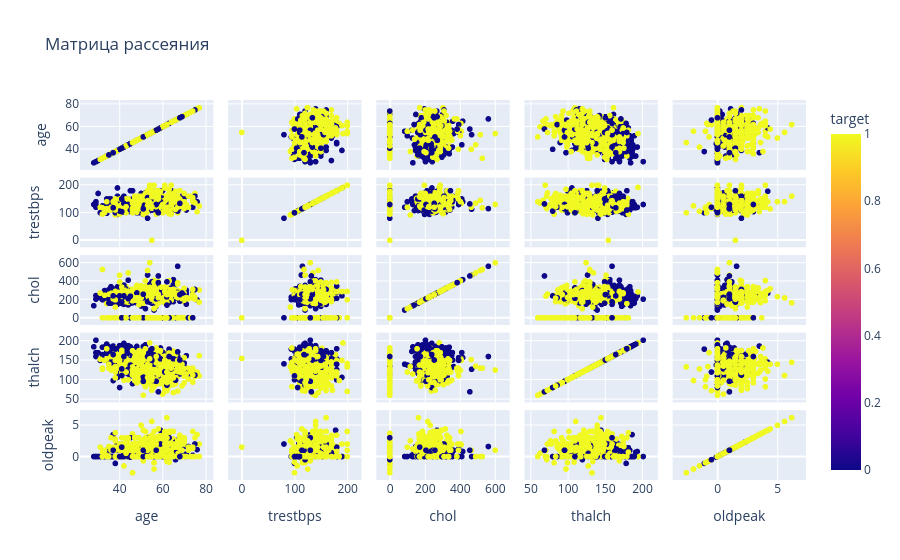

Here is the notebook cell this chart was saved with:
### Code cell
# Scatter matrix
px.scatter_matrix(df, dimensions=['age', 'trestbps', 'chol', 'thalch', 'oldpeak'],
                  color='target', title='Матрица рассеяния').show()

### Figure 1 — Plotly figure (JSON) as saved in the notebook; plotly's stock layout.template omitted (floating-point values rounded to 4 significant figures; data arrays with more than 128 entries replaced by an {"elided": "..."} marker saying what was removed)
{"data": [{"dimensions": [{"axis": {"matches": true}, "label": "age", "values": {"elided": "920 int values"}}, {"axis": {"matches": true}, "label": "trestbps", "values": {"elided": "920 float values"}}, {"axis": {"matches": true}, "label": "chol", "values": {"elided": "920 float values"}}, {"axis": {"matches": true}, "label": "thalch", "values": {"elided": "920 float values"}}, {"axis": {"matches": true}, "label": "oldpeak", "values": {"elided": "920 float values"}}], "hovertemplate": "%{xaxis.title.text}=%{x}<br>%{yaxis.title.text}=%{y}<br>target=%{marker.color}<extra></extra>", "legendgroup": "", "marker": {"color": {"elided": "920 int values"}, "coloraxis": "coloraxis", "symbol": "circle"}, "name": "", "showlegend": false, "type": "splom"}], "layout": {"coloraxis": {"colorbar": {"title": {"text": "target"}}, "colorscale": [[0, "#0d0887"], [0.1111, "#46039f"], [0.2222, "#7201a8"], [0.3333, "#9c179e"], [0.4444, "#bd3786"], [0.5556, "#d8576b"], [0.6667, "#ed7953"], [0.7778, "#fb9f3a"], [0.8889, "#fdca26"], [1, "#f0f921"]]}, "dragmode": "select", "legend": {"tracegroupgap": 0}, "title": {"text": "Матрица рассеяния"}}}
